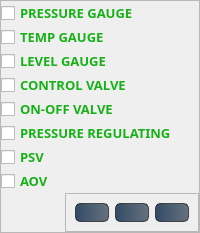
                          <widget class="QFrame" name="frame_36">
                           <property name="maximumSize">
                            <size>
                             <width>16777215</width>
                             <height>16777215</height>
                            </size>
                           </property>
                           <property name="frameShape">
                            <enum>QFrame::StyledPanel</enum>
                           </property>
                           <property name="frameShadow">
                            <enum>QFrame::Raised</enum>
                           </property>
                           <layout class="QVBoxLayout" name="verticalLayout_31">
                            <property name="spacing">
                             <number>0</number>
                            </property>
                            <property name="leftMargin">
                             <number>0</number>
                            </property>
                            <property name="topMargin">
                             <number>0</number>
                            </property>
                            <property name="rightMargin">
                             <number>0</number>
                            </property>
                            <property name="bottomMargin">
                             <number>0</number>
                            </property>
                            <item>
                             <widget class="QCheckBox" name="checkBox_27">
                              <property name="font">
                               <font>
                                <family>맑은 고딕</family>
                                <pointsize>10</pointsize>
                                <weight>75</weight>
                                <bold>true</bold>
                               </font>
                              </property>
                              <property name="styleSheet">
                               <string notr="true">color:rgba(0, 170, 0, 230);</string>
                              </property>
                              <property name="text">
                               <string>PRESSURE GAUGE</string>
                              </property>
                             </widget>
                            </item>
                            <item>
                             <widget class="QCheckBox" name="checkBox_28">
                              <property name="font">
                               <font>
                                <family>맑은 고딕</family>
                                <pointsize>10</pointsize>
                                <weight>75</weight>
                                <bold>true</bold>
                               </font>
                              </property>
                              <property name="styleSheet">
                               <string notr="true">color:rgba(0, 170, 0, 230);</string>
                              </property>
                              <property name="text">
                               <string>TEMP GAUGE</string>
                              </property>
                             </widget>
                            </item>
                            <item>
                             <widget class="QCheckBox" name="checkBox_29">
                              <property name="font">
                               <font>
                                <family>맑은 고딕</family>
                                <pointsize>10</pointsize>
                                <weight>75</weight>
                                <bold>true</bold>
                               </font>
                              </property>
                              <property name="styleSheet">
                               <string notr="true">color:rgba(0, 170, 0, 230);</string>
                              </property>
                              <property name="text">
                               <string>LEVEL GAUGE</string>
                              </property>
                             </widget>
                            </item>
                            <item>
                             <widget class="QCheckBox" name="checkBox_30">
                              <property name="font">
                               <font>
                                <family>맑은 고딕</family>
                                <pointsize>10</pointsize>
                                <weight>75</weight>
                                <bold>true</bold>
                               </font>
                              </property>
                              <property name="styleSheet">
                               <string notr="true">color:rgba(0, 170, 0, 230);</string>
                              </property>
                              <property name="text">
                               <string>CONTROL VALVE</string>
                              </property>
                             </widget>
                            </item>
                            <item>
                             <widget class="QCheckBox" name="checkBox_31">
                              <property name="font">
                               <font>
                                <family>맑은 고딕</family>
                                <pointsize>10</pointsize>
                                <weight>75</weight>
                                <bold>true</bold>
                               </font>
                              </property>
                              <property name="styleSheet">
                               <string notr="true">color:rgba(0, 170, 0, 230);</string>
                              </property>
                              <property name="text">
                               <string>ON-OFF VALVE</string>
                              </property>
                             </widget>
                            </item>
                            <item>
                             <widget class="QCheckBox" name="checkBox_32">
                              <property name="font">
                               <font>
                                <family>맑은 고딕</family>
                                <pointsize>10</pointsize>
                                <weight>75</weight>
                                <bold>true</bold>
                               </font>
                              </property>
                              <property name="styleSheet">
                               <string notr="true">color:rgba(0, 170, 0, 230);</string>
                              </property>
                              <property name="text">
                               <string>PRESSURE REGULATING</string>
                              </property>
                             </widget>
                            </item>
                            <item>
                             <widget class="QCheckBox" name="checkBox_33">
                              <property name="font">
                               <font>
                                <family>맑은 고딕</family>
                                <pointsize>10</pointsize>
                                <weight>75</weight>
                                <bold>true</bold>
                               </font>
                              </property>
                              <property name="styleSheet">
                               <string notr="true">color:rgba(0, 170, 0, 230);</string>
                              </property>
                              <property name="text">
                               <string>PSV</string>
                              </property>
                             </widget>
                            </item>
                            <item>
                             <widget class="QCheckBox" name="checkBox_34">
                              <property name="font">
                               <font>
                                <family>맑은 고딕</family>
                                <pointsize>10</pointsize>
                                <weight>75</weight>
                                <bold>true</bold>
                               </font>
                              </property>
                              <property name="styleSheet">
                               <string notr="true">color:rgba(0, 170, 0, 230);</string>
                              </property>
                              <property name="text">
                               <string>AOV</string>
                              </property>
                             </widget>
                            </item>
                            <item alignment="Qt::AlignRight">
                             <widget class="QFrame" name="frame_41">
                              <property name="frameShape">
                               <enum>QFrame::StyledPanel</enum>
                              </property>
                              <property name="frameShadow">
                               <enum>QFrame::Raised</enum>
                              </property>
                              <layout class="QHBoxLayout" name="horizontalLayout_18">
                               <item>
                                <widget class="QPushButton" name="pushButton_35">
                                 <property name="minimumSize">
                                  <size>
                                   <width>0</width>
                                   <height>0</height>
                                  </size>
                                 </property>
                                 <property name="font">
                                  <font>
                                   <family>맑은 고딕</family>
                                   <pointsize>9</pointsize>
                                   <weight>75</weight>
                                   <bold>true</bold>
                                  </font>
                                 </property>
                                 <property name="styleSheet">
                                  <string notr="true">QPushButton#pushButton_35{	
	background-color: qlineargradient(spread:pad, x1:0, y1:0.505682, x2:1, y2:0.477, stop:0 rgba(20, 47, 78, 219), stop:1 rgba(85, 98, 112, 226));
	color:rgba(255, 255, 255, 210);
	border:1px solid rgba(0, 0, 0, 150);
	border-radius:5px;
}
QPushButton#pushButton_35:hover{	
	background-color: qlineargradient(spread:pad, x1:0, y1:0.505682, x2:1, y2:0.477, stop:0 rgba(40, 67, 98, 219), stop:1 rgba(105, 118, 132, 226));
}
QPushButton#pushButton_35:pressed{
	padding-left:3px;
	padding-top:3px;
	border-top:2px solid rgba(0, 0, 0, 150);
	border-left:2px solid rgba(0, 0, 0, 150);
	border-right:1px solid rgba(0, 0, 0, 150);
	border-bottom:1px solid rgba(0, 0, 0, 150);
	background-color:rgba(105, 118, 132, 200);
}
</string>
                                 </property>
                                 <property name="text">
                                  <string/>
                                 </property>
                                 <property name="icon">
                                  <iconset resource="icon_res.qrc">
                                   <normaloff>:/icons/icons/check-square.svg</normaloff>:/icons/icons/check-square.svg</iconset>
                                 </property>
                                 <property name="iconSize">
                                  <size>
                                   <width>24</width>
                                   <height>24</height>
                                  </size>
                                 </property>
                                </widget>
                               </item>
                               <item>
                                <widget class="QPushButton" name="pushButton_36">
                                 <property name="minimumSize">
                                  <size>
                                   <width>0</width>
                                   <height>0</height>
                                  </size>
                                 </property>
                                 <property name="font">
                                  <font>
                                   <family>맑은 고딕</family>
                                   <pointsize>9</pointsize>
                                   <weight>75</weight>
                                   <bold>true</bold>
                                  </font>
                                 </property>
                                 <property name="styleSheet">
                                  <string notr="true">QPushButton#pushButton_36{	
	background-color: qlineargradient(spread:pad, x1:0, y1:0.505682, x2:1, y2:0.477, stop:0 rgba(20, 47, 78, 219), stop:1 rgba(85, 98, 112, 226));
	color:rgba(255, 255, 255, 210);
	border:1px solid rgba(0, 0, 0, 150);
	border-radius:5px;
}
QPushButton#pushButton_36:hover{	
	background-color: qlineargradient(spread:pad, x1:0, y1:0.505682, x2:1, y2:0.477, stop:0 rgba(40, 67, 98, 219), stop:1 rgba(105, 118, 132, 226));
}
QPushButton#pushButton_36:pressed{
	padding-left:3px;
	padding-top:3px;
	border-top:2px solid rgba(0, 0, 0, 150);
	border-left:2px solid rgba(0, 0, 0, 150);
	border-right:1px solid rgba(0, 0, 0, 150);
	border-bottom:1px solid rgba(0, 0, 0, 150);
	background-color:rgba(105, 118, 132, 200);
}
</string>
                                 </property>
                                 <property name="text">
                                  <string/>
                                 </property>
                                 <property name="icon">
                                  <iconset resource="icon_res.qrc">
                                   <normaloff>:/icons/icons/external-link.svg</normaloff>:/icons/icons/external-link.svg</iconset>
                                 </property>
                                 <property name="iconSize">
                                  <size>
                                   <width>24</width>
                                   <height>24</height>
                                  </size>
                                 </property>
                                </widget>
                               </item>
                               <item>
                                <widget class="QPushButton" name="pushButton_37">
                                 <property name="minimumSize">
                                  <size>
                                   <width>0</width>
                                   <height>0</height>
                                  </size>
                                 </property>
                                 <property name="font">
                                  <font>
                                   <family>맑은 고딕</family>
                                   <pointsize>9</pointsize>
                                   <weight>75</weight>
                                   <bold>true</bold>
                                  </font>
                                 </property>
                                 <property name="styleSheet">
                                  <string notr="true">QPushButton#pushButton_37{	
	background-color: qlineargradient(spread:pad, x1:0, y1:0.505682, x2:1, y2:0.477, stop:0 rgba(20, 47, 78, 219), stop:1 rgba(85, 98, 112, 226));
	color:rgba(255, 255, 255, 210);
	border:1px solid rgba(0, 0, 0, 150);
	border-radius:5px;
}
QPushButton#pushButton_37:hover{	
	background-color: qlineargradient(spread:pad, x1:0, y1:0.505682, x2:1, y2:0.477, stop:0 rgba(40, 67, 98, 219), stop:1 rgba(105, 118, 132, 226));
}
QPushButton#pushButton_37:pressed{
	padding-left:3px;
	padding-top:3px;
	border-top:2px solid rgba(0, 0, 0, 150);
	border-left:2px solid rgba(0, 0, 0, 150);
	border-right:1px solid rgba(0, 0, 0, 150);
	border-bottom:1px solid rgba(0, 0, 0, 150);
	background-color:rgba(105, 118, 132, 200);
}
</string>
                                 </property>
                                 <property name="text">
                                  <string/>
                                 </property>
                                 <property name="icon">
                                  <iconset resource="icon_res.qrc">
                                   <normaloff>:/icons/icons/settings.svg</normaloff>:/icons/icons/settings.svg</iconset>
                                 </property>
                                 <property name="iconSize">
                                  <size>
                                   <width>24</width>
                                   <height>24</height>
                                  </size>
                                 </property>
                                </widget>
                               </item>
                              </layout>
                             </widget>
                            </item>
                           </layout>
                          </widget>
